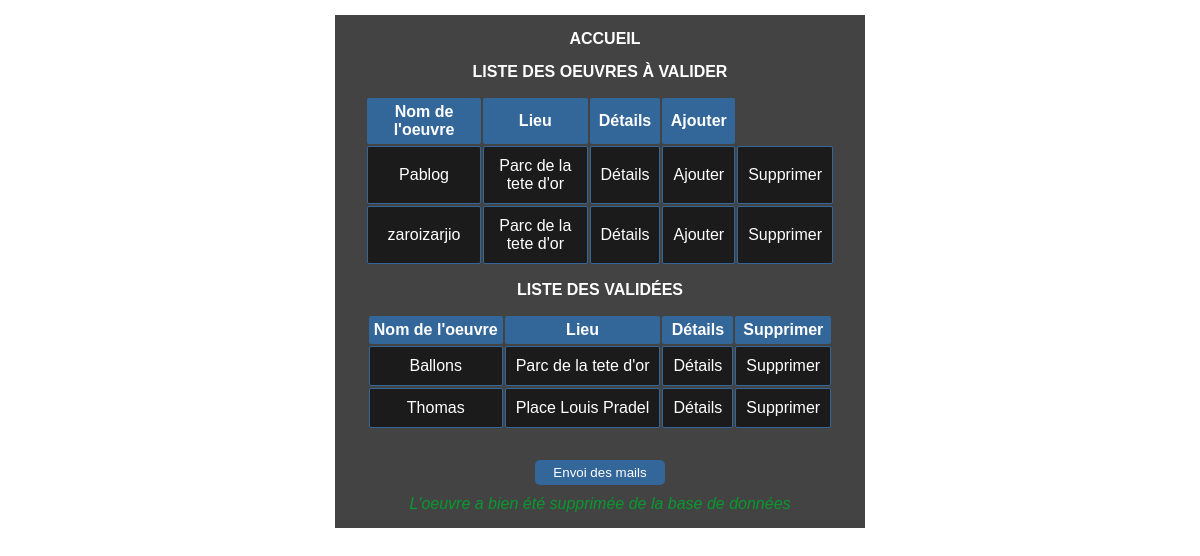
Page /pages/jury.php?msg=1 on the committed database.
### tables this page shows
CREATE TABLE IF NOT EXISTS `oeuvre_attente` (
  `idOeuvre` int(3) NOT NULL AUTO_INCREMENT,
  `idArtiste` int(11) NOT NULL,
  `nomOeuvre` varchar(30) NOT NULL,
  `nomArtiste` varchar(30) NOT NULL,
  `lieu` varchar(30) NOT NULL,
  `nomPhoto` varchar(30) NOT NULL,
  PRIMARY KEY (`idOeuvre`),
  KEY `nomArtiste` (`nomArtiste`),
  KEY `idArtiste` (`idArtiste`)
);

CREATE TABLE IF NOT EXISTS `oeuvre_validee` (
  `idOeuvre` int(11) NOT NULL AUTO_INCREMENT,
  `nomOeuvre` varchar(30) NOT NULL,
  `nomArtiste` varchar(30) NOT NULL,
  `lieu` varchar(30) NOT NULL,
  `nomPhoto` varchar(30) NOT NULL,
  PRIMARY KEY (`idOeuvre`)
);

### pages/jury.php (the view, shortened to what this page needs)
<?php
	$c = new Connexion();
	$connexion = $c->getConnexion();
?>
<DOCTYPE! html>
	<html>
		<head>
			<link href="../vue/style.css" rel="stylesheet" type="text/css" />
		</head>
		<body>
			<div class="general">
				<table>
					<caption> Liste des Oeuvres à Valider</caption>
					<tr>
						<th> Nom de l'oeuvre </th>
						<th> Lieu </th>
						<th> Détails </th>
						<th> Ajouter </th>
					</tr>
						<?php
							$resultats=$connexion->query('SELECT idOeuvre, nomOeuvre, lieu FROM `oeuvre_attente` ORDER by idOeuvre');
							$resultats->setFetchMode(PDO::FETCH_OBJ);
							while($resultat = $resultats->fetch() )
							{
								echo '<tr> <td> '. $resultat->nomOeuvre. '</td>';
								echo '<td> '. $resultat->lieu. '</td>';
								echo '<td> <a href="pageDetailsOeuvreJury.php?idOeuvreAttente='.$resultat->idOeuvre.'"> Détails </a> </td>';
								echo '<td> <a onclick="return(confirm(\'Voulez-vous vraiment valider cette oeuvre?\'));"
								 href="pageGestionOeuvre.php?idOeuvreAttente='.$resultat->idOeuvre.'">
								  Ajouter </a> </td>';
								echo '<td> <a onclick="return(confirm(\'Voulez-vous vraiment supprimer l\'oeuvre?\'));"
								 href="../templates/pageSuppressionOeuvre.php?idOeuvreAttente='.$resultat->idOeuvre.'">
								  Supprimer </a> </td> </tr>';
							}
						?>
				</table>
				<table>
					<caption> Liste des Validées</caption>
					<tr>
						<th> Nom de l'oeuvre </th>
						<th> Lieu </th>
						<th> Détails </th>
						<th> Supprimer </th>
					</tr>
						<?php
							$resultats=$connexion->query('SELECT idOeuvre, nomOeuvre, lieu FROM `oeuvre_validee` ORDER by idOeuvre');
							$resultats->setFetchMode(PDO::FETCH_OBJ);
							while($resultat = $resultats->fetch() )
							{
								echo '<tr> <td> '. $resultat->nomOeuvre. '</td>';
								echo '<td> '. $resultat->lieu. '</td>';
								echo '<td> <a href="pageDetailsOeuvreJury.php?idOeuvreValidee='.$resultat->idOeuvre.'"> Détails </a> </td>';
								echo '<td> <a onclick="return(confirm(\'Voulez-vous vraiment supprimer?\'));"
								 href="pageGestionOeuvre.php?idOeuvreValidee='.$resultat->idOeuvre.'">
								  Supprimer </a> </td> </tr>';
							}
						?>
				</table>
        <a href="../templates/envoiMail.php"> <button> Envoi des mails </button> </a>
				<?php
					if(isset($_GET['msg'])){
						if($_GET['msg'] == 1){
							echo "<p class=\"messageReussite\"> L'oeuvre a bien été supprimée de la base de données </p>";
						}
					}
				?>
			</div>
		</body>
	</html>

### vue/style.css (style rules this page uses)
* { margin: 0 0; }
html { font-family: Arial; background: url('images/lyon2.jpg') fixed no-repeat 50% 65%; font-size: 1em; }
p, h1 { color: white; }
p { font-style: italic; }
.general { background: rgba(20,20,20,0.8); width: 500px; margin:15px auto; text-align: center; padding: 15px; }
.messageReussite { color: rgba(0, 163, 44, 0.9); }
nav { text-align: center; color:white; margin-bottom: 15px; position: relative; right:15px; }
nav ul li { display:inline-block; }
nav ul li a { text-decoration: none; text-transform: uppercase; color: white; font-weight: bold; }
table { padding: 15px; margin: 0 auto; color: white; text-align: center; }
table caption { text-transform: uppercase; font-weight: bold; }
table th { background-color: #336699; padding: 5px; border-radius: 2px; }
table td { border: solid 1px #336699; padding: 10px; background-color : rgba(0,0,0,0.6); border-radius: 2px; }
table a { color: white; text-decoration: none; }
button { margin: 15px 0 10px 0; background: #336699; color: white; border: none; border-radius: 5px; width: 130px; height: 25px; }

### rows in the picture
oeuvre_attente: nomOeuvre "Pablog", lieu "Parc de la tete d'or"
oeuvre_attente: nomOeuvre "zaroizarjio", lieu "Parc de la tete d'or"
oeuvre_validee: nomOeuvre "Ballons", lieu "Parc de la tete d'or"
oeuvre_validee: nomOeuvre "Thomas", lieu "Place Louis Pradel"
